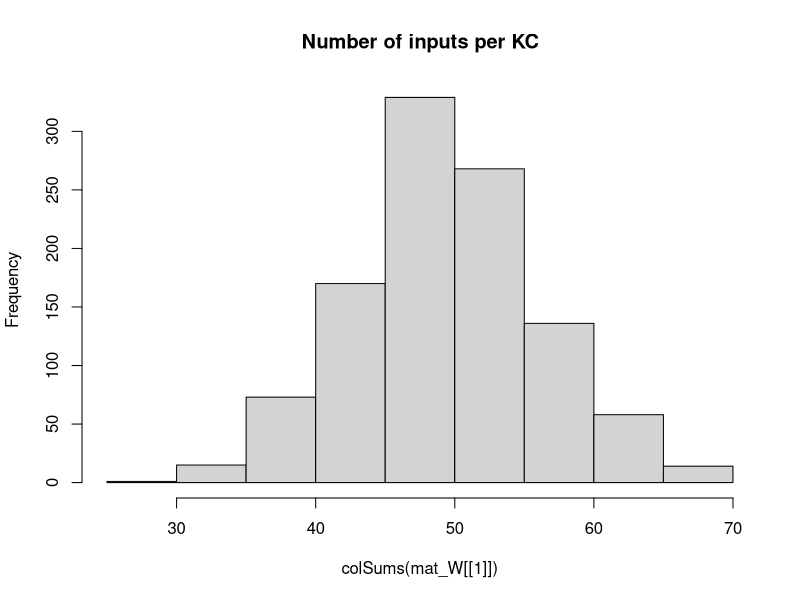

R code for this plot: (Note: this script raises an error after producing the figure.)
## Development Code for Willsaw NN image recognition of zfish larva
## KL 2021
## I will implement a MB random kernel NN as in my Ant Navigation paper 
## This Files Trains the weights of  2 Layer Net : Random Expansion Feature Layer (Random Kernel Trick) -> Perceptron Output neuron 
## The connections in L1 Random Sparse Net are data independent, while L2 wights are trained via +ve larva head template samples to filter patterns that look like larva
## The input images are labeled as Fish and non fish according to the folder they are placed.
# Output is saved as pgm images which are then loaded by tracker software so as to implemend the simple classifier net implemended here 

library("pixmap")
library("yaml")

## TODO GIGURE OUT INIT That Works

## Initialiaze the random Weight vector of an L1 (KC) neuron  
init_random_W <- function(m, p){
  # Draw random Number N of Sampled Inputs From Binomial
  #n <- rbinom(1,length(m),p)
  ## Set N random synapses as inputs to KC
  #idx <- sample(1:length(m),n)
  m <- rnorm(NROW(m),0,sd=0.5) #runif(NROW(m))/(10*NROW(m)) ##Weak Synapses
  ## Likely Stronger Subset
  #m[idx] <- 1#/length(m) #runif(n)/(10*length(m)) #1/NROW(m)
  #print(length(m))
  return (m)
}


## Initialiaze the random Weight vector of an L1 (KC) neuron  
init_sparse_W <- function(m,p){
  # Draw random Number N of Sampled Inputs From Binomial
  n <- rbinom(1,length(m),p)
  ## Set N random synapses as inputs to KC
  idx <- sample(1:length(m),n)
  #m <- runif(NROW(m))/(1000000*NROW(m)) ##Weak Synapses
  ## Likely Stronger Subset
  m[idx] <- 1#/length(m) #runif(n)/(10*length(m)) #1/NROW(m)
  #print(length(m))
  return (m)
}


## Sigmoid//logistic Transfer Function
N_transfer <- function(activation)
{
  return (1/(1+exp(-activation)))
}


## Derivative Sigmoid/logistic Transfer Function
N_transfer_D <- function(activation)
{
  return (N_transfer(activation)*(1-N_transfer(activation)) )
}

## Neural Actvation for a layer with Weitgh Matrix W and Input matrix of col vectors -
#  vector of Biases B - This is to a matrix to operate overall all input activations over Inputs in order 
N_activation <- function(X,W,B)
{
  ## If more Than Half input units (based on Avg inputs) is active - then activate KC
  
  #  if ( sum(X) > KC_THRES )
  #    return (1)
  # else
  mat_B <- matrix(B,ncol=ncol(X),nrow=length(B) )
  ## Bias is just another W attached to a fixed Input 1
  return (W%*%X + mat_B)
}

## Copies A Smaller Matrix To the Middle of a larger one - (Pasting Image on larger canvas)
matrix_paste <- function(src,target)
{
  x_offset <- round((ncol(target)- ncol(src))/2 )
  y_offset <- round((nrow(target)- nrow(src))/2 )
  target[ (1+y_offset):(y_offset+nrow(src)),(1+x_offset):(x_offset+ncol(src))] <-src
  return(target)
}


sparse_binarize <- function(X,INPUT_SPARSENESS)
{
  ## Binarize Input Image / Set Sparsensess ##
  pxsparse = 1.0
  thres_bin = mean(X)
  max_iter = 100
  
  while (pxsparse > INPUT_SPARSENESS & max_iter > 0)
  {
    X_bin <-  as.numeric(X > thres_bin)
    pxsparse <- sum(as.numeric(X_bin[X_bin > 0]))/length(X_bin)
    thres_bin = thres_bin + 0.01;
    max_iter = max_iter + 1
  }
  
  
  ##message("Input Sparseness:",pxsparse)
  
  return(X_bin)
}




makeInputMatrix <- function(img_list,inmat_W)
{
  
  ## TRAIN /TEST ##
  img_list <- img_list[,1]
 
  
  
  ## Matrix Of  image Input Vectors  
  mat_X = matrix(0,nrow=ncol(inmat_W[[1]]),ncol=length(img_list) )
  fileidx <- 0
  for (in_img in img_list)
  {
    fileidx= fileidx + 1
    
    imgT <- read.pnm(as.character(in_img) )
    mat_img <- getChannels(imgT)
    X <- as.vector(mat_img)
    ### Add Fixed input 1 - To operate As Adjustable Bias for each input   
    ##X[length(X)] <- 1 # c(as.vector(mat_img),1)
    
    ##message(in_img," Input Dim:", dim(mat_img)[1],"x",dim(mat_img)[2],"=",dim(mat_img)[2]*dim(mat_img)[1])
    
    if (length(X) > n_top_px)
    {
      warning("input sample too big - skipping")
      next
    }
    
    ## If Loaded image is Smaller than INput - Then Resize (paste into) larger Matrix to fit
    if (length(X) < n_top_px)
    {
      ##message("input sample Smaller than Canvas - pasting")
      mat_t <- matrix(0,nrow=img_dim[1],ncol=img_dim[2])
      mat_img <- matrix_paste(mat_img,mat_t)
      ##message("Converted  Dim:", dim(mat_img)[1],"x",dim(mat_img)[2],"=",dim(mat_img)[2]*dim(mat_img)[1])
    }
    
    ##mypic = new("pixmapGrey", size=dim(mat_img),grey = mat_img);plot(mypic)
    ## Convert to Col Vector
    ##X <- sparse_binarize(as.vector(mat_img),INPUT_SPARSENESS)
    X <- as.vector(mat_img)
    
    dim(X) <- c(length(X),1) ## Make into Col Vector
    
    if (length(X) > n_top_px)
    {
      warning(in_img,"Image Too large. Skipping")
      next
    }
    
    stopifnot(length(mat_X[,fileidx]) ==length(X) ) 
    mat_X[,fileidx] <- X # Save In Vector to MAtrix
    
  }## Load All Input Vectors Into Matrix X
  
  return(mat_X)
} ##Make INput List



### EXPORT MAtrix to YAML for !!opencv-matrix##
matrixToYamlForOpenCV <- function(mat)
{
  ##!!opencv-matrix
  strHeader <- "!!opencv-matrix\n rows: %d\n cols: %d\n dt: f\n data:["
  ## Matrix Will Be saved Transposed Because Data serial Reading Order is by row in OpenCV while Here Serialization is By Column
  strHeader <- sprintf(strHeader,nrow(mat),ncol(mat))
  strData = ""
  lineWidth = 100#min(100,length(mat))
  
  ## COMMENTED OUT AS SUDDENLY as.yaml started adding new Lines in data automatically - The following routine does this manually
  # ##Long Strings Need to be broken by New Lines otherwise OPENCV FIle Storage FAils
  # if (length(mat) > lineWidth){
  #   fcon<- tempfile("matrixYaml")
  #   
  #   ## Need to export To TEMP file as string Concat Is too SLOW
  #   for (i in seq(1,length(mat),lineWidth) ){
  #     write(mat[i:min(i+lineWidth-1,length(mat)-1)], file = fcon,ncolumns = 100, append = TRUE, sep = ", ")
  #     ##cat(",",file = fcon, append = TRUE,fill=FALSE)
  #     #strData = paste0(strData, toString(mat[i:min(i+lineWidth,length(mat))],"\n",width=0))
  #   }
  #   ## Join  All Lines Back INto One String - With Newlines and Commas and Intendation
  #   #strData = noquote()
  #   strData = noquote(paste0(
  #                     readLines(con = fcon, n = -1L, ok = TRUE, warn = TRUE, skipNul = FALSE, encoding = "UTF-8"),
  #                            collapse=",\n         ")) ##
  #   #class(strData) <- "verbatim"
  # }else
    
  ## Need to TransposeBecause Data serial Reading Order is by row in OpenCV while Here Serialization is By Column
  strData = toString(t(mat))
  
  
  strRet=  noquote(paste0(strHeader,strData,"]")) 
  
  
  ##Character vectors that have a class of ‘verbatim’ will not be quoted in the output YAML 
  class(strRet) <- "verbatim"
  ##class(strRet) <- "verbatim"
  #write(strRet,file = fcon)  
  return(noquote(strRet) )
}




## Process 2 Layer Network - Return Last Node Output produced for each input image
## Note : Input Layer Is Simplified - No activation function needed or Bias - Input image intentities are taken as activations
## Target_output is vector of desired output for each output Neuron these I chose to be L2_1=1 (Fish) L2_2=1 (Non Fish)
net_proc_images_batch <- function(mat_X,inmat_W,inLayer_Bias,mat_Y,learningRate = 0.0)  
{
  
  L_X     <- list() ## Output Of Layer k
  L_A     <- list() ## Activation of  Layer k
  L_delta <- list()  ## Delta is the "cost attributable to (the value of) that node". 
  L2_out <- list()
  
  outError = 0 #'Mean Sq Error Of File Batch'

    ##Input Layer Is Simplified - No activation function needed or Bias - Input image intentities are taken as activations
    ## Due to R hell with numbers ecoming Factors I need to do this tricl
    
    ##Target_output <- mat_Y[fileidx,] 
     
    ## Forward Propagation ##
    ##mat_X[1,] = 1 ## Add COnst Input so W_i operates as a Bias IxW 
   ##  matrix of output Col vectors correspond to output
    for (l in 1:(N_Layers+1) )
    {
      if (l == 1) ## 1st Layer is INput 
      {
        ##Activation 
        L_A[[1]] <- mat_X
        L_X[[1]] <- mat_X##N_transfer(X-0.5)
        
      }else
      {
        #L_X[[l-1]][1,] = 1 ##No Need - Removed for TEST/ Add COnst Input so W_i operates as a Bias IxW
        L_A[[l]] <- N_activation(L_X[[l-1]], inmat_W[[l-1]], inLayer_Bias[[l-1]] )
        L_X[[l]] <- N_transfer( L_A[[l]])
      }
    }
    MSQError =  sum(((mat_Y) - L_X[[N_Layers+1]] )^2)/ ncol(mat_X)

    ## Note Indexes L_X and mat/biases are off by one because LX_1 is considerened an input layer, while neural layer is l=2
    ## Back Propagation ##
    for (l in (N_Layers):1 )
    {
      ##On Output Layer
      if (l == (N_Layers))
      {
        ## Element Wise Product (hadamart Product)
        L_delta[[l]] <- ( N_transfer_D( L_X[[l+1]] )   * (L_X[[l+1]] - mat_Y)) ##*N_transfer_D(L_X[[l]])
      }else{
        #L_delta[[l]] <- L_delta[[l+1]] %*% t(mat_W[[l]])*N_transfer_D(L_X[[l]])
        L_delta[[l]] <-   t(t(L_delta[[l+1]]) %*%(inmat_W[[l+1]])*t(N_transfer_D( L_X[[l+1]] )))    ## %*% t(N_transfer_D(L_X[[l-1]]) )
      }
      
      dE <- (L_delta[[l]])%*%t(L_A[[l]])  
      dW <- learningRate*dE 
      ##Add average change over batch samples
      inmat_W[[l]] <- inmat_W[[l]] -  dW ##length(img_list)

      ## Error Non-Conform
      inLayer_Bias[[l]] <- inLayer_Bias[[l]] - rowSums( learningRate*(L_delta[[l]]) )  
      ##if (l==1)
      ##  hist(dW)
    }
    
    #hist(Layer_Bias[[1]])
    #if (fileidx %% 10 == 0)  
    #  hist(inmat_W[[1]], main="After")
    
    
    ## Forward Propagation ## 
    # L1 <- N_transfer(N_activation(mat_X, inmat_W[[1]],inmat_B[[1]]  ) ) ## v_Layer_Bias[i] matrix(rep(,nrow(mat_X)),nrow=nrow(mat_X) )  
    # ## L2 matrix of output Col vectors correspond 
    # L2 <-  N_transfer(N_activation(L1,inmat_W[[2]] ,  inmat_B[[2]] )  )  
    # 
    # MSQError =  sum(((mat_Y) - L2 )^2)/ ncol(mat_X)
    # 
    ## Forward Propagation ##
    ##  matrix of output Col vectors correspond to output
    for (l in 1:(N_Layers+1) )
    {
      if (l == 1) ## 1st Layer is INput 
      {
        ##Activation 
        L_A[[1]] <- mat_X
        L_X[[1]] <- mat_X##N_transfer(X-0.5)
        
      }else
      {
        L_A[[l]] <- N_activation(L_X[[l-1]], inmat_W[[l-1]], inLayer_Bias[[l-1]] )
        L_X[[l]] <- N_transfer( L_A[[l]])
      }
    }
    MSQError =  sum(((mat_Y) - L_X[[N_Layers+1]] )^2)/ ncol(mat_X)
    
    
    
    
    ##message("Recognition Output for Img ",in_img," is F:",L_X[[3]][1]," non-F:",L_X[[3]][2]," Active KC:",L2_out[[fileidx]]$KC_active/N_KC )
    #dim(X) = img_dim##dim(mat_img)
    
    
    #image(X_bin)
    #title(main = paste(in_img,strRes," R:",L2_Neurons_out[1]-L2_Neurons_out[2]), font.main = 4)
  
  
  lout <- list(X=mat_X,
               W=inmat_W,
               B=inLayer_Bias,
               output= L_X[[N_Layers+1]],
               outputActivation= L_A[[N_Layers+1]],
               Target=mat_Y,
               #out=data.frame( do.call(rbind,L2_out ) ),
               MSQError=MSQError )
  
  #MSQError =  sum(((mat_Y) - L2)^2)/nrow(mat_X)
  
  return(lout  )
}



img_dim <- c(38,28)
N_Layers <- 2

n_top_px <- img_dim[2]*img_dim[1]
N_KC = n_top_px*5 ## Number of Kenyon Cells (Input layer High Dim Coding)
N_SYN_per_KC <- 10# n_top_px/500 ## Number of pic Features each KC neuron Codes for
#KC_THRES <- N_SYN_per_KC*0.25 ## Number of INput that need to be active for KC to fire/Activate
v_Layer_N <- c(n_top_px, N_KC, 2)
v_Layer_N3 <- c(n_top_px, N_KC,100, 2)

#v_Layer_CON <- c(N_SYN_per_KC/n_top_px,)
Layer_Bias <- list() ## Number of INput that need to be active for Neuron to fire/Activate
INPUT_SPARSENESS = 0.25

mat_W <<- list() # List Of Weight Matrices

## Make Sparse Random Synaptic Weight matrix Selecting Inputs for each KC
for (k in 1:N_Layers)
{
  mat_W[[k]] <- matrix(0,ncol=v_Layer_N[k],nrow=v_Layer_N[k+1])
  ## Init Random
  if (k==1)
    mat_W[[k]] <- t(apply(mat_W[[k]],1,init_sparse_W,N_SYN_per_KC/n_top_px)) ##
  else
    mat_W[[k]] <- t(apply(mat_W[[k]],1,init_random_W,0)) ##
  
  Layer_Bias[[k]] <- matrix(1,ncol=1,nrow=v_Layer_N[k+1] )  #rep(1,) ## Initialiaze Neural Biases
}

#hist(mat_W[[3]])
hist(colSums(mat_W[[1]]),main="Number of inputs per KC")

##Layer 2 (Output Perceptron)
#L2_Neurons <<- 2

## Apply Input Image ##
## list training files 
setwd("/home/kostasl/workspace/zebrafishtrack/Rplots")
sPathTrainingSamples="../img/trainset/fish"
sPathTrainingNonSamples="../img/trainset/nonfish/"
sPathTestingSamplesFish="../img/fish/"
sPathTestingSamplesNonFish="../img/nonfish/"

img_list_train_fish =  cbind(files=list.files(path=sPathTrainingSamples,pattern="*pgm",full.names = T),F=1,NF=0) 
img_list_test_fish = cbind(files=list.files(path=sPathTestingSamplesFish,pattern="*pgm",full.names = T),F=1,NF=0)
img_list_train_nonfish =   cbind(files=list.files(path=sPathTrainingNonSamples,pattern="*pgm",full.names = T),F=0,NF=1)
img_list_test_nonfish =  cbind(files=list.files(path=sPathTestingSamplesNonFish,pattern="*pgm",full.names = T),F=0,NF=1)

## A Small Sample set for Testing the Algorithm Discrimiation between X and 1 
img_list_train_ones <-  cbind(files=list.files(path="../img/trainset/ones/",pattern="*pgm",full.names = T),F=1,NF=0)
img_list_train_X <-  cbind(files=list.files(path="../img/trainset/X/",pattern="*pgm",full.names = T),F=0,NF=1)


img_list_all <- rbind.data.frame(img_list_train_fish,img_list_test_fish,img_list_train_nonfish,img_list_test_nonfish,stringsAsFactors = FALSE) #
#img_list_train <- rbind.data.frame(img_list_train_fish,img_list_test_fish,img_list_train_nonfish,img_list_train_nonfish,stringsAsFactors = FALSE)
#img_list_test=  list.files(path=sPathTestingSamples,pattern="*pgm",full.names = T) Samples ##


img_list_train <- rbind.data.frame(img_list_train_fish,img_list_test_fish,
                                   img_list_test_nonfish,img_list_train_nonfish,
                                   stringsAsFactors = FALSE)
#img_list_train <- rbind.data.frame(img_list_train_ones,img_list_train_X)
#img_list_all <- rbind.data.frame(img_list_train_fish,stringsAsFactors = FALSE)

#img_list_all <- 

batchSize = 10 # Number of Training IMages for Each Leanring Episode (which will define error graident )
Nbatches = 750
trainingN = 5 ##Training Cycles For Each Batch



lFitError <- list()
dfitRecord <- data.frame()

vTrainingError <- vector()
## Subset INput LIst Into Batches
rIdx = 1

for (b in 1:Nbatches)
{
  ##Make Matrix -For All net inputs
  img_list_suffled <- img_list_train[sample(1:nrow(img_list_train)),]
  ##Select Subset Batch
  img_list_suffled <- head(img_list_suffled,batchSize)
  
  mat_X <- makeInputMatrix(img_list_suffled,mat_W)
  
  label_list <-cbind.data.frame(F=(img_list_suffled[,2]),NF=(img_list_suffled[,3]) )##Target output/labels
  mat_Y <- t(apply(as.matrix(label_list),2,strtoi))  

  
  for (i in 1:trainingN)
  {  
    
    dLearningRate    <- 0.0001
    
    # TRAIN On Fish 
    dnetout <- net_proc_images_batch(mat_X, mat_W, Layer_Bias, mat_Y, dLearningRate )
    mat_W   <<- dnetout$W
    mat_B   <<- dnetout$B

    #message(fileidx,". MSQERR:",MSQError,"  ", L2_out[[fileidx]]$L2_F, "-", L2_out[[fileidx]]$L2_NF, " ERR: ", L2_out[[fileidx]]$Err ," ",in_img)
    message(rIdx,". MSQERR:",dnetout$MSQError,"  ")
    
        
    vTrainingError[rIdx] = dnetout$MSQError  #plot(unlist(dnetout$out$MSERR),main=paste(i,"Mean SQ Err"))
    rIdx = rIdx +1
    
    plot(vTrainingError) #ylim=c(0,1)xlim=c(0,trainingN*Nbatches)
    
  }## Repeated Training On Batch 

} ## Different Batch Suffles  




plot(c) #ylim=c(0,1)





### Calcl Final Performance 

##Select Subset Batch
img_list_suffled <- img_list_train_nonfish#img_list_all[sample(1:nrow(img_list_all),50 ),] #img_list_test_nonfish #img_list_test_nonfish # 
mat_X <- makeInputMatrix(img_list_suffled,mat_W)
label_list <-cbind.data.frame(F=(img_list_suffled[,2]),NF=(img_list_suffled[,3]) )##Target output/labels
mat_Y <- t(apply(as.matrix(label_list),2,strtoi))
# 
# ## TODO : Move this in Funct - Use One MAtrix For Net -Matrix Of Biases
# mat_B <- list()
# for (k in 1:N_Layers)
#   mat_B[[k]] <- matrix(Layer_Bias[[k]],ncol=ncol(mat_X),nrow=length(Layer_Bias[[k]]) )


dLearningRate    <- 0.0
# TRAIN On Fish 
dnetout <- net_proc_images_batch(mat_X, mat_W, Layer_Bias, mat_Y, dLearningRate )
            
message("Final MSQERR:",dnetout$MSQError)

  
hist(dnetout$Target - N_transfer( dnetout$output) )

hist(dnetout$W[[1]],main="After")




## FOR EXAPORT TO YAML

fishNet <- list(LW1=dnetout$W[[1]],
                LW2=dnetout$W[[2]],
                LB1=dnetout$B[[1]],
                LB2=dnetout$B[[2]] 
)

#attr(fishNet$LW1, "tag") <- "!!opencv-matrix" ##Adding tags Also Change The Header to Verbatim, which does not work in OPENCV
attr(fishNet$LW2, "tag") <- "!!opencv-matrix"
attr(fishNet$LB1, "tag") <- "!!opencv-matrix"
attr(fishNet$LB2, "tag") <- "!!opencv-matrix"



#fishNet <- list(LW1=Layer_Bias[[2]]
#)
## EXPORT TO YAML FOR OPENCV - Custom/hacked exporter routine specific to OPENCV
  filename <- "fishNet.yml"
  con <- file(filename, "w")
  message("Exporting to YAML-Wait for it , this may take a while...")
  write("%YAML:1.0",con) ##Header Is necessary For OPENCV 
  ## Indentation Needs to be 3
  str_yaml<- noquote(as.yaml(fishNet, handlers=list(matrix=matrixToYamlForOpenCV), line.sep="\n",indent=3,unicode=F))
  #  CLEAN UP String FRom Escape Chars
  ## the Var Type tag !!opencv-matrix needs to be on same line as vairable Name - For OpenCV file store - FIX
  str_yaml <- gsub("\n  !!opencv-matrix","!!opencv-matrix",str_yaml,fixed = T)
  str_yaml <- gsub("\\n","\n",str_yaml,fixed = T)## Remove Escaped NewLines
  str_yaml <- gsub("\"","",str_yaml,fixed = T)#Remove Quates

  write(noquote(str_yaml),con,append=TRUE) ##Header Is necessary For OPENCV 
  close(con)




############## 


## Process 2 Layer Network - Return Last Node Output produced for each input image
## Note : Input Layer Is Simplified - No activation function needed or Bias - Input image intentities are taken as activations
## Target_output is vector of desired output for each output Neuron these I chose to be L2_1=1 (Fish) L2_2=1 (Non Fish)
net_proc_images <- function(input_list,inmat_W,inLayer_Bias,learningRate = 0.0)  
{
  
  L_X     <- list() ## Output Of Layer k
  L_A     <- list() ## Activation of  Layer k
  L_delta <- list()  ## Delta is the "cost attributable to (the value of) that node". 
  L2_out <- list()
  
  Target_output = c(1,0)  
  fileidx <- 0
  outError = 0 #'Mean Sq Error Of File Batch'
  ## TRAIN /TEST ##
  img_list <- input_list[,1]
  label_list <-cbind.data.frame(F=(input_list[,2]),NF=(input_list[,3]) )##Target output/labels
  
  ## Matrix Of  image Input Vectors  
  mat_X = matrix(0,nrow=ncol(inmat_W[[1]]),ncol=length(img_list) )
  
  for (in_img in img_list)
  {
    fileidx= fileidx + 1
    
    imgT <- read.pnm(as.character(in_img) )
    mat_img <- getChannels(imgT)
    X <- as.vector(mat_img)
    ### Add Fixed input 1 - To operate As Adjustable Bias for each input   
    ##X[length(X)] <- 1 # c(as.vector(mat_img),1)
    
    ##message(in_img," Input Dim:", dim(mat_img)[1],"x",dim(mat_img)[2],"=",dim(mat_img)[2]*dim(mat_img)[1])
    
    if (length(X) > n_top_px)
    {
      warning("input sample too big - skipping")
      next
    }
    
    ## If Loaded image is Smaller than INput - Then Resize (paste into) larger Matrix to fit
    if (length(X) < n_top_px)
    {
      ##message("input sample Smaller than Canvas - pasting")
      mat_t <- matrix(0,nrow=img_dim[1],ncol=img_dim[2])
      mat_img <- matrix_paste(mat_img,mat_t)
      ##message("Converted  Dim:", dim(mat_img)[1],"x",dim(mat_img)[2],"=",dim(mat_img)[2]*dim(mat_img)[1])
    }
    
    ##mypic = new("pixmapGrey", size=dim(mat_img),grey = mat_img);plot(mypic)
    ## Convert to Col Vector
    X <- sparse_binarize(as.vector(mat_img),INPUT_SPARSENESS)
    
    
    dim(X) <- c(length(X),1) ## Make into Col Vector
    
    if (length(X) > n_top_px)
    {
      warning(in_img,"Image Too large. Skipping")
      next
    }
    
    stopifnot(length(mat_X[,fileidx]) ==length(X) ) 
    mat_X[,fileidx] <- X # Save In Vector to MAtrix
    
    
    ##Input Layer Is Simplified - No activation function needed or Bias - Input image intentities are taken as activations
    ##Activation 
    L_A[[1]] <- X
    L_X[[1]] <- X##N_transfer(X-0.5)
    ## Due to R hell with numbers ecoming Factors I need to do this tricl
    mat_Y <- apply(as.matrix(label_list),2,strtoi)
    
    Target_output <-mat_Y[fileidx,] 
    ### 
    
    ## Forward Propagation ## 
    for (i in 2:(N_Layers+1) )
    {
      L_A[[i]] <- N_activation(L_X[[i-1]], inmat_W[[i-1]], inLayer_Bias[[i-1]]) ## v_Layer_Bias[i]  
      L_X[[i]] <- N_transfer(L_A[[i]])
    }
    
    outError = outError + sum( ( Target_output - L_X[[i]] ) )
    
    #hist(mat_W[[l-1]],main="before")
    ## Note Indexes L_X and mat/biases are off by one because LX_1 is considerened an input layer, while neural layer is l=2
    ## Back Propagation ##
    for (l in (N_Layers):1 )
    {
      ##On Output Layer
      if (l == (N_Layers))
      {
        ## Element Wise Product (hadamart Product)
        L_delta[[l]] <- ((N_transfer_D(L_X[[l+1]])) * (L_X[[l+1]] - Target_output)) ##*N_transfer_D(L_X[[l]])
      }else{
        #L_delta[[l]] <- L_delta[[l+1]] %*% t(mat_W[[l]])*N_transfer_D(L_X[[l]])
        L_delta[[l]] <-   t(t(L_delta[[l+1]]) %*%(inmat_W[[l+1]])*t(N_transfer_D( L_X[[l+1]] )))    ## %*% t(N_transfer_D(L_X[[l-1]]) )
        
      }
      
      dE <- (L_delta[[l]])%*%t(L_A[[l]])  
      dW <- learningRate*dE 
      ##Add average change over batch samples
      inmat_W[[l]] <- inmat_W[[l]] -  dW ##length(img_list)
      inLayer_Bias[[l]] <- inLayer_Bias[[l]] - learningRate*(L_delta[[l]])  
    }
    
    #hist(Layer_Bias[[1]])
    if (fileidx %% 10 == 0)
      hist(inmat_W[[1]], main="After")
    
    #hist( KC_out_act[1,])
    ## Calc Layer 1 output based on Activation Threshold Funciton for Units
    #KC_output <- apply(KC_out_act, 2, N_transfer)
    #dim(KC_output) <-c(1,length(KC_output)) ## Make into Row Vector
    
    ## Learn Positive Samples - Simple Perceptron Learning Rule - Over an augmented input X which is projected To High dim via sparse random matrix in L1##
    ## Take Active L1 outputs And Set L2 Input synapses of Output Neuron to High
    # Continuous output /
    #L2_Neurons_out <<- (as.numeric(( KC_output %*%  W_L2)/N_KC))
    # Weight Gradient -
    #DW <- t(KC_output)%*% (Target_output - L2_Neurons_out)/2
    #W_L2 <<-  W_L2 + learningRate*DW ## Update Weight Vector 
    
    
    ##W_L2[W_L2 < 1] <<- 1 ##Cap To Limit Values - Saturation Of Synapses
    ##W_L2[,outNeuronIdx][W_L2< -1] <<- -1
    
    #stopifnot(ncol(KC_output) == nrow(W_L2))
    ## Calc Output Neuron - Perceptron 
    ## FWD PROP CAlc MSQE - Fwd Propagate Entire Input Matrix 
    
    
    ## Forward Propagation ## 
    L1 <- N_transfer(N_activation(mat_X, inmat_W[[1]], matrix(inLayer_Bias[[1]],ncol=ncol(mat_X),nrow=length(inLayer_Bias[[1]])) ) ) ## v_Layer_Bias[i] matrix(rep(,nrow(mat_X)),nrow=nrow(mat_X) )  
    ## L2 matrix of output Col vectors correspond 
    L2 <-  N_transfer(N_activation(L1,inmat_W[[2]] , matrix(inLayer_Bias[[2]],ncol=ncol(mat_X),nrow=length(inLayer_Bias[[2]])) )  )  
    
    MSQError =  sum((t(mat_Y) - L2 )^2)/ ncol(mat_X)
    
    
    L2_out[[fileidx]] <- list(Err=0.5*sum((Target_output - L2[,fileidx])^2),
                              MSERR=MSQError,
                              L2_F=L2[1,fileidx],
                              L2_NF=L2[2,fileidx],
                              KC_active = sum(L1[fileidx,][L1[fileidx,]>0.5]),
                              KC_total = length(L1[fileidx,]),
                              # input_sparse= pxsparse,
                              file=in_img
    )
    
    
    
    message(fileidx,". MSQERR:",MSQError,"  ", L2_out[[fileidx]]$L2_F, "-", L2_out[[fileidx]]$L2_NF, " ERR: ", L2_out[[fileidx]]$Err ," ",in_img)
    
    ##message("Recognition Output for Img ",in_img," is F:",L_X[[3]][1]," non-F:",L_X[[3]][2]," Active KC:",L2_out[[fileidx]]$KC_active/N_KC )
    dim(X) = dim(mat_img)
    
    
    #image(X_bin)
    #title(main = paste(in_img,strRes," R:",L2_Neurons_out[1]-L2_Neurons_out[2]), font.main = 4)
  }
  
  lout <- list(X=mat_X,
               W=inmat_W,
               B=inLayer_Bias,
               out=data.frame( do.call(rbind,L2_out ) ))
  
  MSQError =  sum((t(mat_Y) - L2)^2)/nrow(mat_X)
  
  return(lout  )
}



#}

#       ##Test 
#   dnetout_tfish <- net_proc_images(img_list_test_fish,0.3, c(1,0))
#   #hist(unlist(dnetout_fish$L2_F),breaks=10,main="Class Fish Responses to F+ samples" )
#   ##L1 threshold set too high - patterns do not propagate
#   stopifnot(sum(unlist(dnetout_tfish$KC_active)) > 1)
#     
#   SqError_FisF <- sum((1 -unlist(dnetout_tfish$L2_F))^2)/nrow(dnetout_tfish)
#   SqError_FisNotNF <- sum((-1 -unlist(dnetout_tfish$L2_NF))^2)/nrow(dnetout_tfish)
#   
#   message("Sq. Error: F+:",SqError_FisF," F-:",SqError_FisNotNF)
#   
#   dnetout_tnotfish <- net_proc_images(img_list_test_nonfish,dLearningRate,c(0,1))
#   ##hist(unlist(dnetout_notfish$L2_NF),breaks=10,main="Class Not Fish Responses to F- samples" )
#   
#   SqError_NFisNotF <- sum((-1 -unlist(dnetout_tnotfish$L2_F))^2)/nrow(dnetout_tnotfish)
#   SqError_NFisNF <- sum((1 -unlist(dnetout_tnotfish$L2_NF))^2)/nrow(dnetout_tnotfish)
#   
#   #message("Sq. Error: F+:",SqError_NFisNotF," F-:",SqError_NFisNF)
# 
#   
#   SqClassError = sum(SqError_FisF,SqError_FisNotNF,SqError_NFisNotF,SqError_NFisNF)   
#   lFitError[[i]] = list(S_error=SqClassError,FishisFish=SqError_FisF,FishNotFish=SqError_FisNotNF,
#                         NotFishIsFish=SqError_NFisNotF,
#                         NotFishIsNotFish=SqError_NFisNF)
#   
#   dfitRecord <<- data.frame( do.call(rbind,lFitError ) )
#   plot(unlist(dfitRecord$S_error),xlim=c(1,100) ,xlab="Fit Error",ylim=c(0,2))
# 
# 
# ## Test Fish
# dnetout_testfish <- net_proc_images(img_list_test_fish,0,c(-1,1))
# ##hist(unlist(dnetout_notfish$L2_NF),breaks=10,main="Class Not Fish Responses to F- samples" )
# dnetout_testnonfish <- net_proc_images(img_list_test_nonfish,0,c(-1,1))
# 
# 
# SqError_NFisNotF <- sum((-1 -unlist(dnetout_testfish$L2_F))^2)/nrow(dnetout_testfish)
# SqError_NFisNF <- sum((1 -unlist(dnetout_testfish$L2_NF))^2)/nrow(dnetout_testfish)
# 
# 
# 
# 
# plot(unlist(dfitRecord$S_error),xlim=c(1,100) ,xlab="Fit Error",ylim=c(00,800))
# 
# plot(unlist(dfitRecord$FishisFish) )
# plot(unlist(dfitRecord$FishNotFish) )
# plot(unlist(dfitRecord$NotFishIsFish) )
# plot(unlist(dfitRecord$NotFishIsNotFish) )
# 
# 
# 
# ## Test Responses ## 
# dnetout_test <- net_proc_images(img_list_test,0.0,c(0,0))
# dnetout_test_nonfish <- net_proc_images(img_list_train_nonfish,0.0,c(-1,1))
# 
# 
# 
# colSums(W_L2)
# 
# l_out_n <- net_proc_images(img_list_train_nonfish,-dLearningRate/5,1)
# colSums(W_L2)
# 
# colSums(W_L2)
# 
# 
#  ## Save KC Matrix As Image (To Be loaded by Tracker)
#  ## Save Trained Weights As Image (To load by Tracker)
#  KC_sparse_pic <- pixmapGrey(mat_W[[1]], nrow=dim(mat_W[[1]])[1],ncol=dim(mat_W[[1]])[2])
#  plot(KC_sparse_pic)
#  write.pnm(KC_sparse_pic,file="L1_W_SparseNet.pgm")
# # 
# # ## Shift Values
#  L_W2 <- (mat_W[[2]])+1.0
#  L_W2 <- apply(L_W2,2,rev)
#  Lout_pic <- pixmapGrey(L_W2, nrow=dim(mat_W[[2]])[1],ncol=dim(mat_W[[2]])[2],cellres=1)
#  plot(Lout_pic)
#  write.pnm(Lout_pic,file="L2_W_SparseNet.pgm")
# 
#  Lout_pic <- pixmapGrey(Layer_Bias[[1]], nrow=dim(Layer_Bias[[1]])[1],ncol=dim(Layer_Bias[[1]])[2],cellres=1)
#  plot(Lout_pic)
#  write.pnm(Lout_pic,file="L1_B_SparseNet.pgm")
#  
#  
#  Lout_pic <- pixmapGrey(Layer_Bias[[2]],  nrow=dim(Layer_Bias[[2]])[1],ncol=dim(Layer_Bias[[2]])[2],cellres=1)
#  plot(Lout_pic)
#  write.pnm(Lout_pic,file="L2_B_SparseNet.pgm")
#  #
#  # 
# # 
# ## Load Matrix And Test
# imgT <- read.pnm(file="L1_W_SparseNet.pgm")
# mat_WL1 <- getChannels(imgT)
# 
# imgT <- read.pnm(file="L2_W_SparseNet.pgm")
# mat_WL2 <- getChannels(imgT)-1.0 ##Reverse Order

# 
# hist(W_L2)
# 
# cc <- getChannels(Lout_pic)
# plot(pic_outL)
